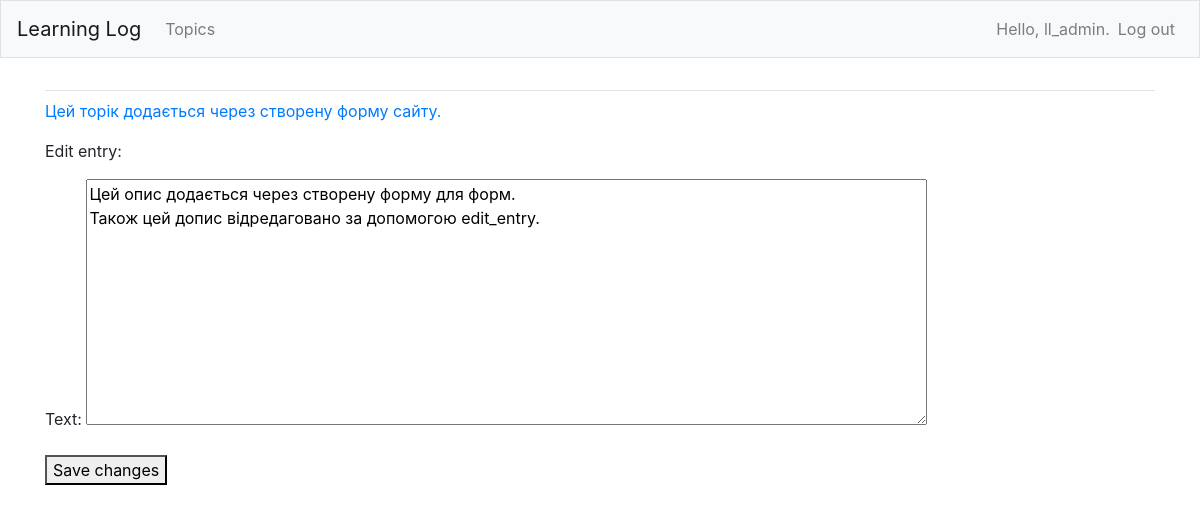
The app's page /edit_entry/5/ (signed in) with its own data.
### learning_logs/models.py (models this page shows, shortened)
class Topic(models.Model):
    text = models.CharField(max_length=200)
    date_added = models.DateTimeField(auto_now_add=True)
    owner = models.ForeignKey(User, on_delete=models.CASCADE)
    def __str__(self):
        return self.text

class Entry(models.Model):
    topic = models.ForeignKey(Topic, on_delete=models.CASCADE)
    text = models.TextField()
    date_added = models.DateTimeField(auto_now_add=True)
    class Meta:
        verbose_name_plural = 'entries'

### learning_logs/views.py (the view)
# urls.py: path('edit_entry/<int:entry_id>/', views.edit_entry, name='edit_entry'),
@login_required
def edit_entry(request, entry_id):
    entry = Entry.objects.get(id=entry_id)
    topic = entry.topic
    if topic.owner != request.user:
        raise Http404
    if request.method != 'POST':
        form = EntryFofm(instance=entry)
    else:
        form = EntryFofm(instance=entry, data=request.POST)
        if form.is_valid():
            form.save()
            return redirect('learning_logs:topic', topic_id=topic.id)
    context = {'entry': entry, 'topic': topic, 'form': form}
    return render(request, 'learning_logs/edit_entry.html', context)

### learning_logs/forms.py
class EntryFofm(forms.ModelForm):
    class Meta:
        model = Entry
        fields = ['text']
        label = {'text': ''}
        widgets = {'text': forms.Textarea(attrs={'cols': 80})}

### learning_logs/templates/learning_logs/edit_entry.html (shortened to what this page needs)
<!DOCTYPE html>
<html lang="en">
<head>
</head>
<body>
{% extends "learning_logs/base.html" %}
{% block content %}
<p><a href="{% url 'learning_logs:topic' topic.id %}">{{ topic }}</a> </p>
<p>Edit entry:</p>
<form action="{% url 'learning_logs:edit_entry' entry.id %}" method="post">
    {{ form.as_p}}
    <button name="submit">Save changes</button>
</form>
{% endblock content %}

### learning_logs/templates/learning_logs/base.html (shortened to what this page needs)
{% load bootstrap4 %}
<!doctype html>
<html lang="en">
<head>
    {% bootstrap_css %}
</head>
<body>
<nav class="navbar navbar-expand-md navbar-light bg-light mb-4 border">
    <a class="navbar-brand" href="{% url 'learning_logs:index' %}">
        Learning Log</a>
    <div class="collapse navbar-collapse" id="navbarCollapse">
        <ul class="navbar-nav mr-auto">
            <li class="nav-item">
                <a class="nav-link" href="{% url 'learning_logs:topics' %}">
                    Topics</a></li>
        </ul>
        <ul class="navbar-nav ml-auto">
            {% if user.is_authenticated %}
            <li class="nav-item">
                <span class="navbar-text">Hello, {{ user.username }}.</span>
            </li>
            <li class="nav-item">
                <a class="nav-link" href="{% url 'users:logout' %}">
                    Log out</a>
            </li>
            {% endif %}
        </ul>
    </div>
</nav>
<main role="main" class="container">
    <div class="pb-2 mb-2 border-bottom">
    </div>
    <div>
        {% block content %} {% endblock content %}
    </div>
</main>
</body>
</html>

### records on screen
Topic: text "Цей торік додається через створену форму сайту."
Entry: text "Цей опис додається через створену форму для форм. Також цей допис відредаговано за допомогою edit_entry."

### other values on screen
{{ user.username }} "ll_admin"
